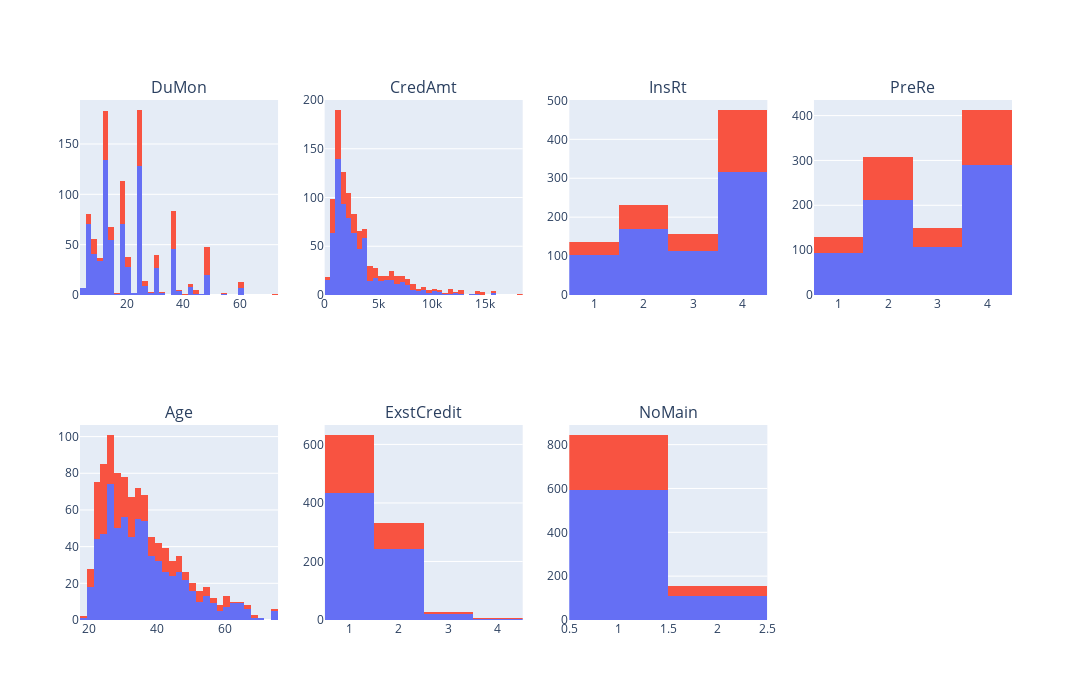

Notebook code for this chart:
### Code cell
# data distribution for numeric variables
col = 4
row = len(x_num_fts)//col + 1
fig = make_subplots(rows =  row, cols=col, subplot_titles = x_num_fts)
for i, obj in enumerate(x_num_fts):
    fig.add_trace(go.Histogram(x = df_raw[df_raw[y_label]==0][obj] , marker_color = '#656FF4'), row=i//col + 1, col=i%col + 1)
    fig.add_trace(go.Histogram(x = df_raw[df_raw[y_label]==1][obj] , marker_color = '#F85341'), row=i//col + 1, col=i%col + 1)
fig.update_layout(height=row*350, width=col*350, showlegend=False, barmode='stack')
fig.update_xaxes(categoryorder='category ascending')
fig.show()

### Figure 1 — Plotly figure (JSON) as saved in the notebook; plotly's stock layout.template omitted (floating-point values rounded to 4 significant figures; data arrays with more than 128 entries replaced by an {"elided": "..."} marker saying what was removed)
{"data": [{"marker": {"color": "#656FF4"}, "type": "histogram", "x": {"elided": "700 int values"}, "xaxis": "x", "yaxis": "y"}, {"marker": {"color": "#F85341"}, "type": "histogram", "x": {"elided": "300 int values"}, "xaxis": "x", "yaxis": "y"}, {"marker": {"color": "#656FF4"}, "type": "histogram", "x": {"elided": "700 int values"}, "xaxis": "x2", "yaxis": "y2"}, {"marker": {"color": "#F85341"}, "type": "histogram", "x": {"elided": "300 int values"}, "xaxis": "x2", "yaxis": "y2"}, {"marker": {"color": "#656FF4"}, "type": "histogram", "x": {"elided": "700 int values"}, "xaxis": "x3", "yaxis": "y3"}, {"marker": {"color": "#F85341"}, "type": "histogram", "x": {"elided": "300 int values"}, "xaxis": "x3", "yaxis": "y3"}, {"marker": {"color": "#656FF4"}, "type": "histogram", "x": {"elided": "700 int values"}, "xaxis": "x4", "yaxis": "y4"}, {"marker": {"color": "#F85341"}, "type": "histogram", "x": {"elided": "300 int values"}, "xaxis": "x4", "yaxis": "y4"}, {"marker": {"color": "#656FF4"}, "type": "histogram", "x": {"elided": "700 int values"}, "xaxis": "x5", "yaxis": "y5"}, {"marker": {"color": "#F85341"}, "type": "histogram", "x": {"elided": "300 int values"}, "xaxis": "x5", "yaxis": "y5"}, {"marker": {"color": "#656FF4"}, "type": "histogram", "x": {"elided": "700 int values"}, "xaxis": "x6", "yaxis": "y6"}, {"marker": {"color": "#F85341"}, "type": "histogram", "x": {"elided": "300 int values"}, "xaxis": "x6", "yaxis": "y6"}, {"marker": {"color": "#656FF4"}, "type": "histogram", "x": {"elided": "700 int values"}, "xaxis": "x7", "yaxis": "y7"}, {"marker": {"color": "#F85341"}, "type": "histogram", "x": {"elided": "300 int values"}, "xaxis": "x7", "yaxis": "y7"}], "layout": {"annotations": [{"font": {"size": 16}, "showarrow": false, "text": "DuMon", "x": 0.1062, "xanchor": "center", "xref": "paper", "y": 1, "yanchor": "bottom", "yref": "paper"}, {"font": {"size": 16}, "showarrow": false, "text": "CredAmt", "x": 0.3688, "xanchor": "center", "xref": "paper", "y": 1, "yanchor": "bottom", "yref": "paper"}, {"font": {"size": 16}, "showarrow": false, "text": "InsRt", "x": 0.6313, "xanchor": "center", "xref": "paper", "y": 1, "yanchor": "bottom", "yref": "paper"}, {"font": {"size": 16}, "showarrow": false, "text": "PreRe", "x": 0.8938, "xanchor": "center", "xref": "paper", "y": 1, "yanchor": "bottom", "yref": "paper"}, {"font": {"size": 16}, "showarrow": false, "text": "Age", "x": 0.1062, "xanchor": "center", "xref": "paper", "y": 0.375, "yanchor": "bottom", "yref": "paper"}, {"font": {"size": 16}, "showarrow": false, "text": "ExstCredit", "x": 0.3688, "xanchor": "center", "xref": "paper", "y": 0.375, "yanchor": "bottom", "yref": "paper"}, {"font": {"size": 16}, "showarrow": false, "text": "NoMain", "x": 0.6313, "xanchor": "center", "xref": "paper", "y": 0.375, "yanchor": "bottom", "yref": "paper"}], "barmode": "stack", "height": 700, "showlegend": false, "width": 1400, "xaxis": {"anchor": "y", "autorange": true, "categoryorder": "category ascending", "domain": [0, 0.2125], "range": [3.5, 73.5], "type": "linear"}, "xaxis2": {"anchor": "y2", "autorange": true, "categoryorder": "category ascending", "domain": [0.2625, 0.475], "range": [-0.5, 18500.0], "type": "linear"}, "xaxis3": {"anchor": "y3", "autorange": true, "categoryorder": "category ascending", "domain": [0.525, 0.7375], "range": [0.5, 4.5], "type": "linear"}, "xaxis4": {"anchor": "y4", "autorange": true, "categoryorder": "category ascending", "domain": [0.7875, 1], "range": [0.5, 4.5], "type": "linear"}, "xaxis5": {"anchor": "y5", "autorange": true, "categoryorder": "category ascending", "domain": [0, 0.2125], "range": [17.5, 75.5], "type": "linear"}, "xaxis6": {"anchor": "y6", "autorange": true, "categoryorder": "category ascending", "domain": [0.2625, 0.475], "range": [0.5, 4.5], "type": "linear"}, "xaxis7": {"anchor": "y7", "autorange": true, "categoryorder": "category ascending", "domain": [0.525, 0.7375], "range": [0.5, 2.5], "type": "linear"}, "xaxis8": {"anchor": "y8", "categoryorder": "category ascending", "domain": [0.7875, 1]}, "yaxis": {"anchor": "x", "autorange": true, "domain": [0.625, 1], "range": [0, 193.7]}, "yaxis2": {"anchor": "x2", "autorange": true, "domain": [0.625, 1], "range": [0, 200]}, "yaxis3": {"anchor": "x3", "autorange": true, "domain": [0.625, 1], "range": [0, 501.1]}, "yaxis4": {"anchor": "x4", "autorange": true, "domain": [0.625, 1], "range": [0, 434.7]}, "yaxis5": {"anchor": "x5", "autorange": true, "domain": [0, 0.375], "range": [0, 106.3]}, "yaxis6": {"anchor": "x6", "autorange": true, "domain": [0, 0.375], "range": [0, 666.3]}, "yaxis7": {"anchor": "x7", "autorange": true, "domain": [0, 0.375], "range": [0, 889.5]}, "yaxis8": {"anchor": "x8", "domain": [0, 0.375]}}}
